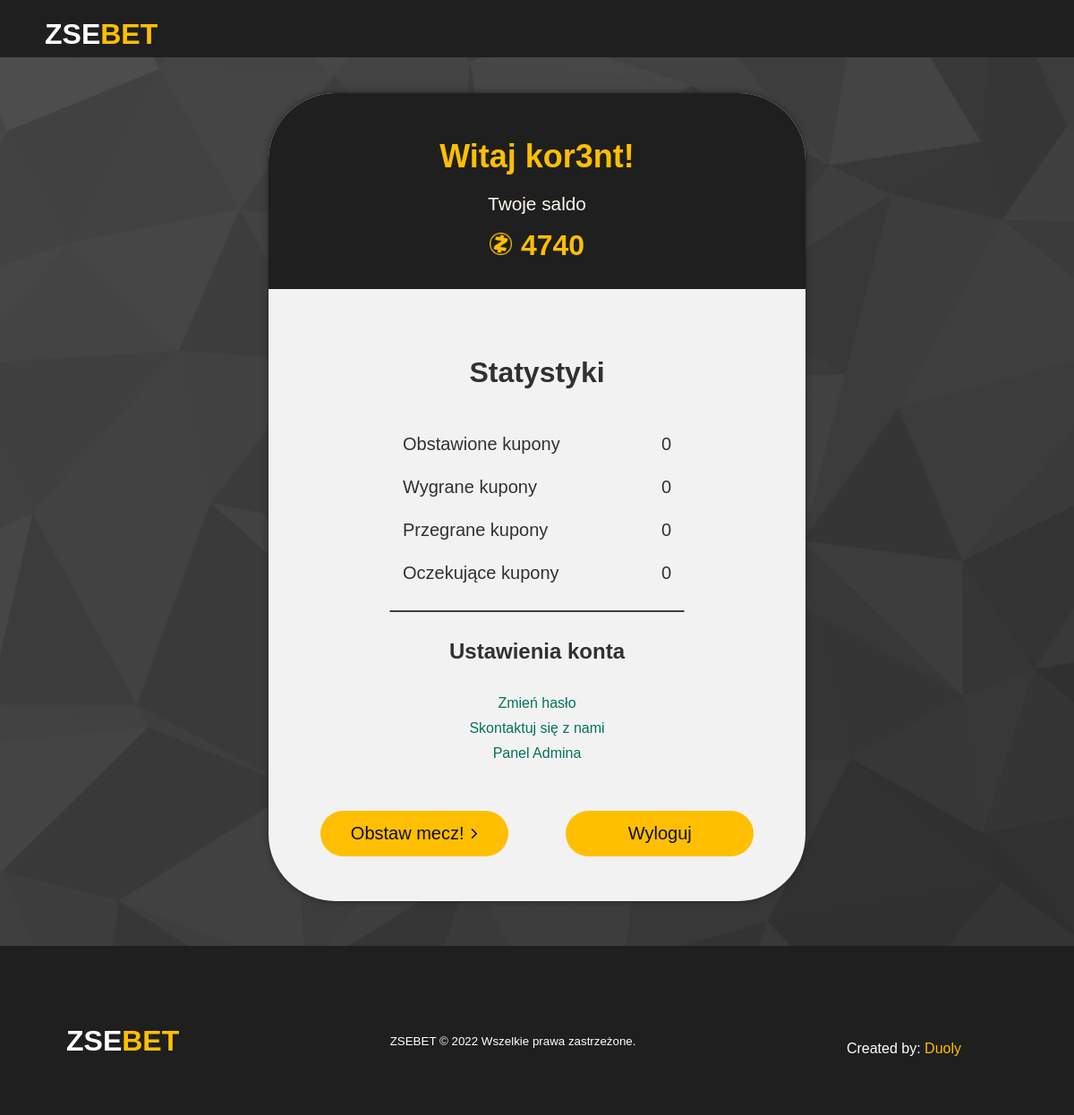
The app's page /Profile/index.php (signed in), older data.
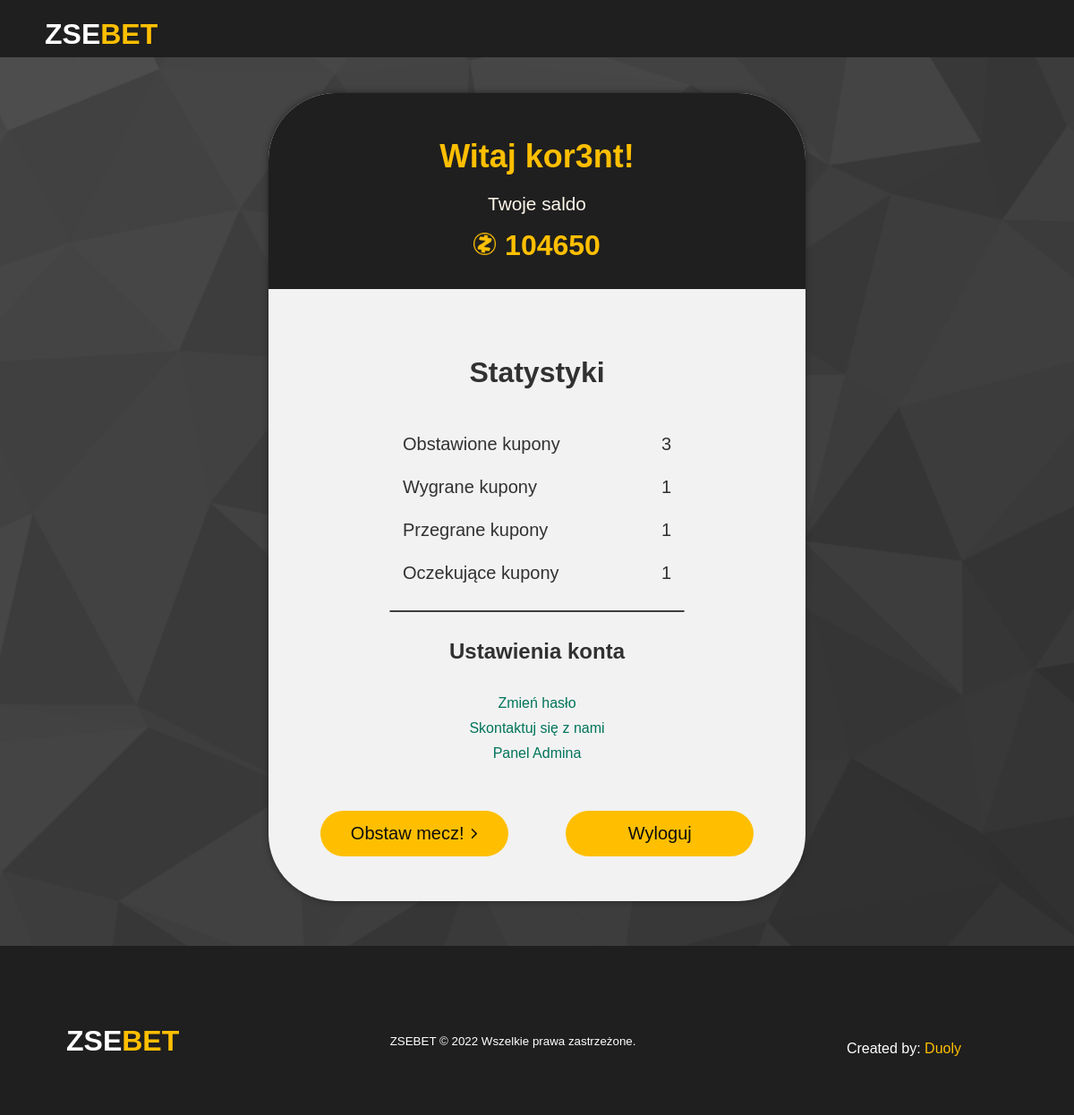
The same page, newer data.
### tables this page shows
CREATE TABLE `zsebet_amount` (
  `id` int(11) NOT NULL,
  `nick` text NOT NULL,
  `coins` int(11) NOT NULL
);

### Profile/index.php (the view, shortened to what this page needs)
<!DOCTYPE html>
<html lang="pl">
<head>
    <link rel="stylesheet" href="style.css">
    <link rel="stylesheet" href="https://cdnjs.cloudflare.com/ajax/libs/font-awesome/4.7.0/css/font-awesome.min.css">
</head>
<body>
    <?php
        require "../connect.php";
        $connect = new mysqli($host, $db_user, $db_password, $db_name);
        $account = $_SESSION['username'];
        $result = $connect -> query("SELECT * FROM zsebet_amount WHERE nick LIKE '$account'");
        $coin = $result -> fetch_assoc();
        $total = $connect -> query("SELECT * FROM zsebet_bet WHERE nick LIKE '$account'");
        $totalNum = $total->num_rows;
        $total = $connect -> query("SELECT * FROM zsebet_bet WHERE nick LIKE '$account' AND team LIKE (SELECT winner FROM zsebet_match WHERE zsebet_bet.id_game=zsebet_match.id)");
        $winner = $total->num_rows;
        $total = $connect -> query("SELECT * FROM zsebet_bet WHERE nick LIKE '$account' AND team NOT LIKE (SELECT winner FROM zsebet_match WHERE zsebet_bet.id_game=zsebet_match.id AND length(winner)>0)");
        $lose = $total->num_rows;
    ?>
    <div id="Nav">
        <div id="NavbarContainer">
            <div class="row">
                <a href="../Bets"><h1 id="NavLogo">ZSE<span class='yellow-color'>BET</span></h1></a>
            </div>
        </div>
    </div>
    <div id="hero">
        <div id="hero_left">
            <div class="HeroContainer">
                <div id="HeroContent" >
                    <div id="intro">
                        <h1 id="HeroH1">Witaj <?php echo $account ?>!</h1>
                        <p id="HeroP">Twoje saldo</p>
                        <img src="../IMG/coin.png" alt="coin" id="coin"><span id="balanceP"><?php echo $coin["coins"] ?></span>
                    </div>
                    <div id="stat">
                        <h2>Statystyki</h2>
                        <div class="stat_cont"><span class="stat_span">Obstawione kupony<span class="stat_span2"><?php echo $totalNum; ?></span></span></div>
                        <div class="stat_cont"><span class="stat_span">Wygrane kupony<span class="stat_span2"><?php echo $winner; ?></span></span></div>
                        <div class="stat_cont"><span class="stat_span">Przegrane kupony<span class="stat_span2"><?php echo $lose; ?></span></span></div>
                        <div class="stat_cont"><span class="stat_span">Oczekujące kupony<span class="stat_span2"><?php echo $lose; ?></span></span></div>
                    </div>
                    <hr id="sep">
                    <div id="set">
                        <h2>Ustawienia konta</h2>
                        <ul>
                            <li><a href="changepass.php">Zmień hasło</a></li>
                            <li><a href="#" class="lnk-prof" id="myBtn" onclick="edit()">Skontaktuj się z nami</a></li>
                            <?php
                                if($_SESSION['role'] != "user"){
                                    echo "<li><a href='../Admin'>Panel Admina</a></li>";
                                }
                            ?>
                        </ul>
                    </div>
                    <div id="buttons">
                        <div class="HeroBtnWrapper">
                            <a href="../Bets/index.php" class="Button">Obstaw mecz!
                                <span id="ArrowRight"><i class="fa fa-angle-right" aria-hidden="true"></i></span>
                                <span id="ArrowForward"><i class="fa fa-caret-right" aria-hidden="true"></i></span></a>
                        </div>
                        <div class="HeroBtnWrapper">
                            <a href="logout.php" class="Button">Wyloguj</a>
                        </div>
                    </div>
                </div>
            </div>
        </div>
    </div>
    <footer>
        <div id="FooterWrap">
            <div id="SocialMedia">
                <div id="SocialMediaWraper">
                    <a href="../Bets" id="SocialMediaLogo">ZSE<span id="SocialMediaSpan">BET</span></a>
                    <small id="WebsiteRights">ZSEBET &copy; 2022 Wszelkie prawa zastrzeżone.</small>
                    <div id="WebsiteCreators">
                        <p id="WebsiteText">Created by: <a href="https://www.facebook.com/DuolyStudio" target="_blank" id="FooterLinkOther">Duoly </a></p>
                    </div>
                </div>
            </div>
        </div>
    </footer>
</body>
</html>

### Profile/style.css (style rules this page uses)
html { scroll-behavior: smooth; }
* { box-sizing: border-box; margin: 0; padding: 0; font-family: 'Encode Sans Expanded', sans-serif; }
body { color: rgb(49, 49, 49); background: rgb(38,101,227); background: url('../Img/lowpoly.png'); background-position: center; background-repeat: no-repeat; background-size: cover; }
#Nav { background-color: #1f1f1f; width: 100%; height: 8vh; }
#NavbarContainer { padding: 20px 50px; }
#NavLogo { cursor: pointer; width: 20%; float: left; color: white; }
.yellow-color { color: #ffbf00; }
#hero { background-color: none; }
#intro { background-color: #1f1f1f; border-top-left-radius: 75px; border-top-right-radius: 75px; padding-bottom: 30px; }
#hero h1 { color: #ffbf00; font-size: 36px; padding-top: 50px; }
#hero p { margin-top: 20px; font-size: 1.3rem; color: rgb(255, 248, 236); }
#coin { width: 25px; margin-right: 10px; margin-top: 20px; }
#balanceP { font-size: 32px; font-weight: bold; color: #ffbf00; margin-top: 20px; }
#hero_left { width: 50%; margin: auto; text-align: center; margin-top: 40px; box-shadow: 0px 0px 6px rgb(36, 36, 36); background-color: #F2F2F2; border-radius: 75px; }
#stat { margin-top: 40px; }
#stat h2 { font-size: 32px; margin-top: 75px; margin-bottom: 50px; }
.stat_cont { width: 50%; display: block; text-align: center; margin-top: 35px; margin: auto; }
.stat_span { text-align: left; display: block; font-size: 20px; margin-top: 25px; }
.stat_span2 { text-align: right; display: block; font-size: 20px; float: right; width: 20%; }
.HeroBtnWrapper { display: flex; flex-direction: column; align-items: center; width: 35%; margin-left: 30px; margin-right: 30px; display: inline-block; margin-top: 50px; margin-bottom: -100px; }
#sep { width: 55%; margin: auto; margin-top: 30px; margin-bottom: 30px; border: 1px solid rgb(63, 63, 63); border-radius: 5px; }
#set ul { list-style: none; margin: auto; width: 50%; margin-top: 30px; }
#set li { margin: auto; padding: 5px; }
#set a { text-decoration: none; color: rgb(0, 116, 90); width: 50%; font-weight: bold; font-weight: 200; }
.Button { text-decoration: none; border-radius: 50px; background: #ffbf00; white-space: nowrap; padding: 14px 48px; color: #0d0d0d; font-size: 20px; outline: none; border: none; display: flex; cursor: pointer; justify-content: center; align-items: center; transition: all 0.2s ease-in-out; margin-bottom: 150px; }
#ArrowRight { margin-left: 8px; font-size: 20px; }
footer { background-color: #1f1f1f; width: 100%; margin-top: 50px; }
#FooterWrap { padding: 48px 24px; flex-direction: column; justify-content: center; align-items: center; max-width: 1100px; margin: 0 auto; }
#SocialMedia { max-width: 1000px; width: 100%; }
#SocialMediaWraper { display: flex; justify-content: space-between; align-items: center; max-width: 1100px; margin: 40px auto 0 auto; }
#SocialMediaLogo { color: #fff; justify-content: start; cursor: pointer; text-decoration: none; font-size: 2rem; display: flex; align-items: center; margin-bottom: 16px; font-weight: bold; }
#SocialMediaSpan { color: #ffbf00; }
#WebsiteRights { color: #fff; margin-bottom: 16px; }
#WebsiteCreators { display: flex; justify-content: space-between; align-items: center; }
#WebsiteText { color: #fff; }
#FooterLinkOther { color: #ffbf00; text-decoration: none; }

Row changes from the older to the newer data that the page shows:
changed zsebet_amount: coins "4740" → "104650"
Text that changed along with them:
$totalNum: "0" → "3"
$winner: "0" → "1"
$lose: "0" → "1"
